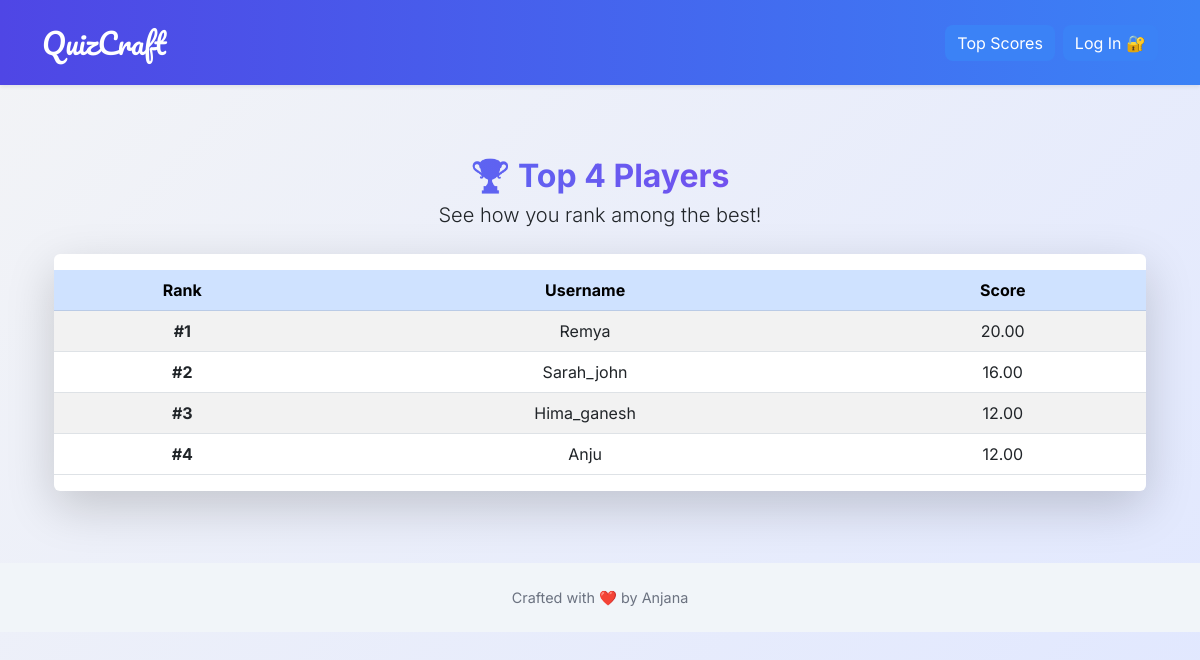
Page /leaderboard/ on the committed database.
### quizapp/models.py (models this page shows, shortened)
class QuizProfile(TimeStampedModel):
    user = models.OneToOneField(User, on_delete=models.CASCADE)
    total_score = models.DecimalField(_('Total Score'), default=0, decimal_places=2, max_digits=10)

### quizapp/views.py (the view)
# urls.py: re_path(r'^leaderboard/$', views.leaderboard, name='leaderboard'),
def leaderboard(request):
    top_quiz_profiles = QuizProfile.objects.order_by('-total_score')[:500]
    total_count = top_quiz_profiles.count()
    context = {
        'top_quiz_profiles': top_quiz_profiles,
        'total_count': total_count,
    }
    return render(request, 'quizzz/leaderboard.html', context=context)

### quizapp/templates/quizzz/leaderboard.html (shortened to what this page needs)
{% extends 'base.html' %}
{% block content %}
<div class="container py-5 fade-in">
  <div class="text-center mb-4">
    <h2 class="text-gradient mb-1">
      🏆 Top {{ total_count }} Players
    </h2>
    <p class="lead">See how you rank among the best!</p>
  </div>
  <div class="card shadow-lg border-0">
    <div class="card-body px-0">
      <div class="table-responsive">
        <table class="table table-striped table-hover mb-0">
          <thead class="table-primary">
            <tr class="text-center">
              <th>Rank</th>
              <th>Username</th>
              <th>Score</th>
            </tr>
          </thead>
          <tbody>
            {% for quiz_profile in top_quiz_profiles %}
            <tr class="text-center">
              <td><strong>#{{ forloop.counter }}</strong></td>
              <td>{{ quiz_profile.user.username }}</td>
              <td>{{ quiz_profile.total_score }}</td>
            </tr>
            {% endfor %}
          </tbody>
        </table>
      </div>
    </div>
  </div>
</div>
{% endblock content %}

### quizapp/templates/base.html (shortened to what this page needs)
{% load static %}
<!doctype html>
<html lang="en">
<head>
  <link href="https://cdn.jsdelivr.net/npm/bootstrap@5.3.0/dist/css/bootstrap.min.css" rel="stylesheet">
</head>
<body>
  <nav class="navbar navbar-expand-lg navbar-dark py-3 shadow-sm">
    <div class="container">
      <a class="navbar-brand" href="{% url 'quiz:home' %}">QuizCraft</a>
      <div class="collapse navbar-collapse justify-content-end" id="navbar">
        {% if not request.user.is_active %}
          <a href="{% url 'quiz:leaderboard' %}" class="btn btn-glow mx-2">Top Scores</a>
          <a href="{% url 'quiz:login' %}" class="btn btn-glow">Log In 🔐</a>
        {% else %}
          <span class="navbar-text mx-2">Hey {{ request.user.username }}! Ready to win? 💡</span>
          <a href="{% url 'quiz:logout' %}" class="btn btn-danger">Log Out ❌</a>
        {% endif %}
      </div>
    </div>
  </nav>
  <main class="container py-4 fade-in">
    {% block content %}
    {% endblock content %}
  </main>
  <footer class="py-4 mt-auto text-center">
    <ul>
      <li>Crafted with ❤️ by Anjana</li>
    </ul>
  </footer>
</body>
</html>

### quizapp/templates/base.html (style rules this page uses)
body { font-family: 'Inter', sans-serif; background: linear-gradient(135deg, #f3f4f6, #e0e7ff); min-height: 100vh; }
.navbar { background: linear-gradient(90deg, #4f46e5, #3b82f6); }
.navbar-brand { font-family: 'Pacifico', cursive; font-size: 1.8rem; color: white !important; }
.btn-glow { background-color: #3b82f6; color: white; border: none; transition: all 0.3s ease; border-radius: 8px; }
footer { background-color: #f1f5f9; font-size: 0.9rem; }
footer ul { padding: 0; margin: 0; list-style: none; }
footer ul li { display: inline-block; margin: 0 10px; color: #6b7280; }
.fade-in { animation: fadeIn 1s ease-in; }
.text-gradient { background: linear-gradient(90deg, #3b82f6, #9333ea); -webkit-background-clip: text; -webkit-text-fill-color: transparent; font-weight: 700; }

### rows in the picture
QuizProfile: user.username "Remya", total_score "20.00"
QuizProfile: user.username "Sarah_john", total_score "16.00"
QuizProfile: user.username "Hima_ganesh", total_score "12.00"
QuizProfile: user.username "Anju", total_score "12.00"

### other values in the picture
{{ total_count }} "4"
